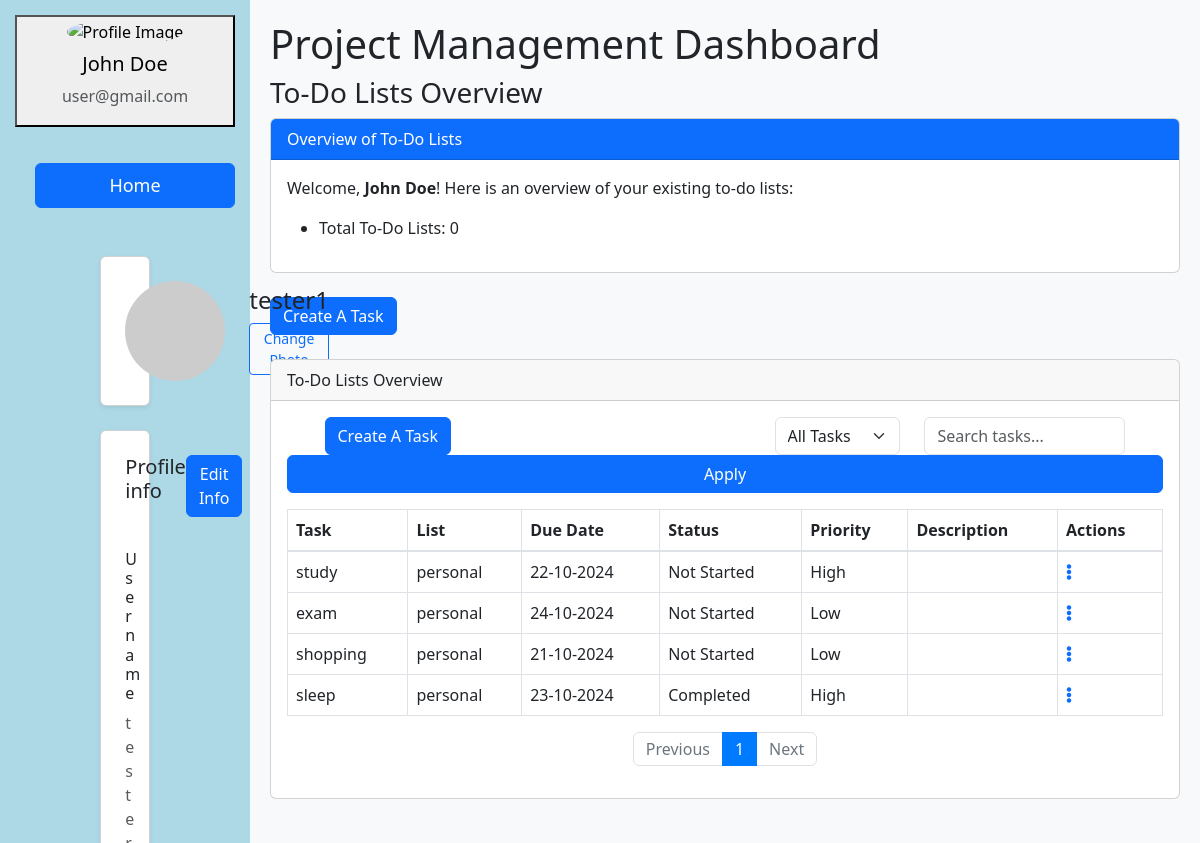
The app's page /dashboard.php (signed in) with its own data.
### tables this page shows
CREATE TABLE `user` (
  `id` int NOT NULL,
  `username` varchar(50) NOT NULL,
  `email` varchar(100) NOT NULL,
  `password` varchar(255) NOT NULL
);

CREATE TABLE `task` (
  `id` int NOT NULL,
  `todo_list_id` int NOT NULL,
  `name` varchar(100) NOT NULL,
  `description` varchar(255) NOT NULL,
  `due_date` datetime NOT NULL,
  `status` varchar(50) NOT NULL,
  `priority` varchar(50) NOT NULL,
  `createAt` timestamp NOT NULL
);

CREATE TABLE `to_do_list` (
  `id` int NOT NULL,
  `user_id` int NOT NULL,
  `title` varchar(255) NOT NULL
);

### viewToDoList.php (the view, shortened to what this page needs)
<?php
$userId = $_SESSION['id'];
$page = isset($_GET['page']) ? (int)$_GET['page'] : 1;
$limit = 8;
$offset = ($page - 1) * $limit;
$statusFilter = isset($_GET['status_filter']) ? $_GET['status_filter'] : '';
$searchQuery = isset($_GET['search_query']) ? $_GET['search_query'] : '';
$params = [$userId];
$countSql = "SELECT COUNT(*) as total
              FROM task t
              JOIN to_do_list l ON t.todo_list_id = l.id
              WHERE l.user_id = ?";
$countStmt = $conn->prepare($countSql);
$countStmt->execute($params);
$totalTasks = $countStmt->fetchColumn();
$totalPages = ceil($totalTasks / $limit);
$sql = "SELECT t.id, t.name, l.title, t.description, t.due_date, t.status, t.priority
        FROM task t
        JOIN to_do_list l ON t.todo_list_id = l.id
        WHERE l.user_id = ?";
$params = [$userId];
$sql .= " ORDER BY t.status DESC
          LIMIT $limit OFFSET $offset";
$stmt = $conn->prepare($sql);
$stmt->execute($params);
$tables = $stmt->fetchAll(PDO::FETCH_ASSOC);
?>
<div class="card mb-4">
    <div class="card-header">
        To-Do Lists Overview
    </div>
    <div class="card-body">
        <form method="GET" class="mb-3">
            <div class="row justify-content-md-center">
                <div class="col-md-6">
                    <button type="button" class="btn btn-primary" data-bs-toggle="modal" data-bs-target="#taskModal">
                        Create A Task
                    </button>
                </div>
                <div class="col-md-2">
                    <select name="status_filter" class="form-select">
                        <option value="">All Tasks</option>
                    </select>
                </div>
                <div class="col-md-3">
                    <input type="text" name="search_query" class="form-control" placeholder="Search tasks..." value="<?php echo isset($_GET['search_query']) ? htmlspecialchars($_GET['search_query']) : ''; ?>">
                </div>
                <div class="col-md">
                    <button type="submit" class="btn btn-primary w-100">Apply</button>
                </div>
            </div>
        </form>
        <?php require 'taskModal.php'; ?>
        <table class="table table-bordered" id="taskTable">
            <thead>
                <tr>
                    <th>Task</th>
                    <th>List</th>
                    <th>Due Date</th>
                    <th>Status</th>
                    <th>Priority</th>
                    <th>Description</th>
                    <th>Actions</th>
                </tr>
            </thead>
            <tbody>
                <?php
                if (empty($tables)) {
                    echo "<tr><td colspan='7'>No to-do lists found.</td></tr>";
                } else {
                    foreach ($tables as $table) {
                        echo "<tr>";
                        echo "<td>" . htmlspecialchars($table['name']) . "</td>";
                        echo "<td>" . htmlspecialchars($table['title']) . "</td>";
                        echo "<td>" . htmlspecialchars(date('d-m-Y', strtotime($table['due_date']))) . "</td>";
                        echo "<td>" . ucfirst(htmlspecialchars($table['status'])) . "</td>";
                        echo "<td>" . htmlspecialchars($table['priority']) . "</td>";
                        echo "<td>" . htmlspecialchars($table['description']) . "</td>";
                        echo "<td>
                            <div class='dropdown'>
                                <a class='link' role='button' data-bs-toggle='dropdown' aria-expanded='false'>
                                    <i class='fas fa-ellipsis-v'></i>
                                </a>
                                <ul class='dropdown-menu'>
                                    <li><a class='dropdown-item' data-bs-toggle='modal' data-bs-target='#editTaskModal" . $table['id'] . "'>Edit</a></li>
                                    <li><a class='dropdown-item' href='delete_task.php?id=" . $table['id'] . "' onclick='return confirm(\"Are you sure?\");'>Delete</a></li>
                                </ul>
                            </div>
                        </td>";
                        echo "</tr>";
                    }
                }
                ?>
            </tbody>
        </table>
        <nav aria-label="Page navigation example">
            <ul class="pagination justify-content-center" id="pagination">
                <li class="page-item <?php echo $page <= 1 ? 'disabled' : ''; ?>">
                    <a class="page-link" href="?page=<?php echo $page - 1; ?>&status_filter=<?php echo urlencode($statusFilter); ?>&search_query=<?php echo urlencode($searchQuery); ?>" tabindex="-1" aria-disabled="true">Previous</a>
                </li>
                <?php for ($i = 1; $i <= $totalPages; $i++) : ?>
                    <li class="page-item <?php echo $page == $i ? 'active' : ''; ?>">
                        <a class="page-link" href="?page=<?php echo $i; ?>&status_filter=<?php echo urlencode($statusFilter); ?>&search_query=<?php echo urlencode($searchQuery); ?>"><?php echo $i; ?></a>
                    </li>
                <?php endfor; ?>
                <li class="page-item <?php echo $page >= $totalPages ? 'disabled' : ''; ?>">
                    <a class="page-link" href="?page=<?php echo $page + 1; ?>&status_filter=<?php echo urlencode($statusFilter); ?>&search_query=<?php echo urlencode($searchQuery); ?>">Next</a>
                </li>
            </ul>
        </nav>
    </div>
</div>

### profileManagement.php (shortened to what this page needs)
<?php
require 'config.php';
$id = $_SESSION['id'];
$stmt = $conn->prepare("SELECT * FROM user WHERE id = ?");
$stmt->execute([$id]);
$user = $stmt->fetch(PDO::FETCH_ASSOC);
?>
<!DOCTYPE html>
<html lang="en">
<head>
    <link rel="stylesheet" href="https://cdn.jsdelivr.net/npm/bootstrap@5.3.0/dist/css/bootstrap.min.css">
</head>
<body>
    <button class="btn btn-primary p-2 mt-3 " style="margin-left:20px">
        <a href="dashboardV2.php" class="text-white" style="text-decoration: none;">Home</a>
    </button>
    <div class="container mt-5 col-4">
        <div class="card p-4 shadow-sm">
            <div class="d-flex align-items-center">
                <img id="profilePreview"
                     src="<?= isset($user['profile_picture']) && !empty($user['profile_picture']) ? 'userprofile/' . htmlspecialchars($user['profile_picture']) : 'https://via.placeholder.com/100' ?>"
                     alt="Profile Photo"
                     class="rounded-circle me-4"
                     style="width: 100px; height: 100px; object-fit: cover">
                <div>
                    <h4 class="mb-0"><?= htmlspecialchars($user['username']) ?></h4>
                    <button type="button" class="btn btn-outline-primary btn-sm mt-2" data-bs-toggle="modal" data-bs-target="#changeProfile">
                        Change Photo
                    </button>
                </div>
            </div>
        </div>
        <div class="card mt-4 p-4 shadow-sm">
            <div class="d-flex justify-content-between">
                <h5 class="mb-0">Profile info</h5>
                <button class="btn btn-primary" type="button" data-bs-toggle="modal" data-bs-target="#editProfileModal">
                    Edit Info
                </button>
            </div>
            <div class="row mb-3">
                <div class="col-md-6">
                    <h6>Username</h6>
                </div>
            </div>
        </div>
    </div>
</body>
</html>

### dashboard.php (style rules this page uses)
body { display: flex; height: 100vh; margin: 0; }
.sidebar a { color: black; text-decoration: none; font-size: 18px; padding: 10px 15px; border-radius: 4px; transition: all 0.2s; }

### records on screen
user: username "tester1"
task: name "study", todo_list.title "personal", due_date "22-10-2024", status "Not Started", priority "High"
task: name "exam", todo_list.title "personal", due_date "24-10-2024", status "Not Started", priority "Low"
task: name "shopping", todo_list.title "personal", due_date "21-10-2024", status "Not Started", priority "Low"
task: name "sleep", todo_list.title "personal", due_date "23-10-2024", status "Completed", priority "High"

### other values on screen
$username "John Doe"
$email "user@gmail.com"
$result['to_do_list_count'] "0"
